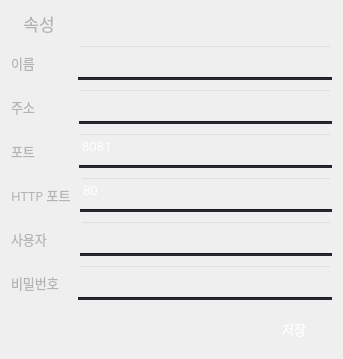
                <widget class="QWidget" name="widget_3" native="true">
                 <property name="maximumSize">
                  <size>
                   <width>16777215</width>
                   <height>360</height>
                  </size>
                 </property>
                 <layout class="QVBoxLayout" name="verticalLayout_9">
                  <property name="spacing">
                   <number>9</number>
                  </property>
                  <item>
                   <layout class="QHBoxLayout" name="horizontalLayout_4">
                    <item>
                     <widget class="QLabel" name="label">
                      <property name="minimumSize">
                       <size>
                        <width>56</width>
                        <height>0</height>
                       </size>
                      </property>
                      <property name="font">
                       <font>
                        <pointsize>13</pointsize>
                       </font>
                      </property>
                      <property name="styleSheet">
                       <string notr="true">color: rgb(179,179,179);</string>
                      </property>
                      <property name="text">
                       <string>속성</string>
                      </property>
                      <property name="alignment">
                       <set>Qt::AlignmentFlag::AlignCenter</set>
                      </property>
                     </widget>
                    </item>
                    <item>
                     <spacer name="horizontalSpacer_3">
                      <property name="orientation">
                       <enum>Qt::Orientation::Horizontal</enum>
                      </property>
                      <property name="sizeHint" stdset="0">
                       <size>
                        <width>40</width>
                        <height>20</height>
                       </size>
                      </property>
                     </spacer>
                    </item>
                   </layout>
                  </item>
                  <item>
                   <layout class="QHBoxLayout" name="horizontalLayout_5">
                    <property name="spacing">
                     <number>38</number>
                    </property>
                    <item>
                     <widget class="QLabel" name="nvr_name_label">
                      <property name="minimumSize">
                       <size>
                        <width>29</width>
                        <height>22</height>
                       </size>
                      </property>
                      <property name="maximumSize">
                       <size>
                        <width>999</width>
                        <height>999</height>
                       </size>
                      </property>
                      <property name="font">
                       <font>
                        <family>Sans</family>
                        <pointsize>10</pointsize>
                        <bold>false</bold>
                       </font>
                      </property>
                      <property name="styleSheet">
                       <string notr="true">color: rgb(179,179,179);
background-color: rgba(255, 255, 255, 0);</string>
                      </property>
                      <property name="text">
                       <string>이름</string>
                      </property>
                      <property name="alignment">
                       <set>Qt::AlignmentFlag::AlignLeading|Qt::AlignmentFlag::AlignLeft|Qt::AlignmentFlag::AlignVCenter</set>
                      </property>
                     </widget>
                    </item>
                    <item>
                     <layout class="QVBoxLayout" name="verticalLayout_4">
                      <property name="spacing">
                       <number>6</number>
                      </property>
                      <item>
                       <widget class="QLineEdit" name="nvr_name_input">
                        <property name="minimumSize">
                         <size>
                          <width>252</width>
                          <height>17</height>
                         </size>
                        </property>
                        <property name="maximumSize">
                         <size>
                          <width>999</width>
                          <height>999</height>
                         </size>
                        </property>
                        <property name="font">
                         <font>
                          <family>Sans</family>
                          <pointsize>10</pointsize>
                          <bold>false</bold>
                         </font>
                        </property>
                        <property name="focusPolicy">
                         <enum>Qt::FocusPolicy::StrongFocus</enum>
                        </property>
                        <property name="styleSheet">
                         <string notr="true">qproperty-frame: false;
font-size:10pt;
color: rgb(255, 255, 255);
background-color: rgba(255, 255, 255, 0);</string>
                        </property>
                        <property name="text">
                         <string/>
                        </property>
                       </widget>
                      </item>
                      <item>
                       <widget class="Line" name="nvr_name_input_line">
                        <property name="minimumSize">
                         <size>
                          <width>0</width>
                          <height>3</height>
                         </size>
                        </property>
                        <property name="maximumSize">
                         <size>
                          <width>999</width>
                          <height>3</height>
                         </size>
                        </property>
                        <property name="font">
                         <font>
                          <family>Sans</family>
                          <pointsize>5</pointsize>
                          <strikeout>false</strikeout>
                         </font>
                        </property>
                        <property name="contextMenuPolicy">
                         <enum>Qt::ContextMenuPolicy::NoContextMenu</enum>
                        </property>
                        <property name="autoFillBackground">
                         <bool>false</bool>
                        </property>
                        <property name="styleSheet">
                         <string notr="true">background-color: rgb(36, 39, 44)</string>
                        </property>
                        <property name="orientation">
                         <enum>Qt::Orientation::Horizontal</enum>
                        </property>
                       </widget>
                      </item>
                     </layout>
                    </item>
                   </layout>
                  </item>
                  <item>
                   <layout class="QHBoxLayout" name="horizontalLayout_6">
                    <property name="spacing">
                     <number>39</number>
                    </property>
                    <item>
                     <widget class="QLabel" name="nvr_ip_label">
                      <property name="minimumSize">
                       <size>
                        <width>29</width>
                        <height>22</height>
                       </size>
                      </property>
                      <property name="maximumSize">
                       <size>
                        <width>999</width>
                        <height>999</height>
                       </size>
                      </property>
                      <property name="font">
                       <font>
                        <family>Sans</family>
                        <pointsize>10</pointsize>
                        <bold>false</bold>
                       </font>
                      </property>
                      <property name="styleSheet">
                       <string notr="true">color: rgb(179,179,179);
background-color: rgba(255, 255, 255, 0);</string>
                      </property>
                      <property name="text">
                       <string>주소</string>
                      </property>
                      <property name="alignment">
                       <set>Qt::AlignmentFlag::AlignLeading|Qt::AlignmentFlag::AlignLeft|Qt::AlignmentFlag::AlignVCenter</set>
                      </property>
                     </widget>
                    </item>
                    <item>
                     <layout class="QVBoxLayout" name="verticalLayout_5">
                      <property name="spacing">
                       <number>6</number>
                      </property>
                      <item>
                       <widget class="QLineEdit" name="nvr_ip_input">
                        <property name="minimumSize">
                         <size>
                          <width>252</width>
                          <height>17</height>
                         </size>
                        </property>
                        <property name="maximumSize">
                         <size>
                          <width>999</width>
                          <height>999</height>
                         </size>
                        </property>
                        <property name="font">
                         <font>
                          <family>Sans</family>
                          <pointsize>10</pointsize>
                          <bold>false</bold>
                         </font>
                        </property>
                        <property name="focusPolicy">
                         <enum>Qt::FocusPolicy::StrongFocus</enum>
                        </property>
                        <property name="styleSheet">
                         <string notr="true">qproperty-frame: false;
font-size:10pt;
color: rgb(255, 255, 255);
background-color: rgba(255, 255, 255, 0);</string>
                        </property>
                        <property name="text">
                         <string/>
                        </property>
                       </widget>
                      </item>
                      <item>
                       <widget class="Line" name="nvr_ip_input_line">
                        <property name="minimumSize">
                         <size>
                          <width>0</width>
                          <height>3</height>
                         </size>
                        </property>
                        <property name="maximumSize">
                         <size>
                          <width>999</width>
                          <height>3</height>
                         </size>
                        </property>
                        <property name="font">
                         <font>
                          <family>Sans</family>
                          <pointsize>5</pointsize>
                          <strikeout>false</strikeout>
                         </font>
                        </property>
                        <property name="contextMenuPolicy">
                         <enum>Qt::ContextMenuPolicy::NoContextMenu</enum>
                        </property>
                        <property name="autoFillBackground">
                         <bool>false</bool>
                        </property>
                        <property name="styleSheet">
                         <string notr="true">background-color: rgb(36, 39, 44)</string>
                        </property>
                        <property name="orientation">
                         <enum>Qt::Orientation::Horizontal</enum>
                        </property>
                       </widget>
                      </item>
                     </layout>
                    </item>
                   </layout>
                  </item>
                  <item>
                   <layout class="QHBoxLayout" name="horizontalLayout_7">
                    <property name="spacing">
                     <number>39</number>
                    </property>
                    <item>
                     <widget class="QLabel" name="nvr_port_label">
                      <property name="minimumSize">
                       <size>
                        <width>29</width>
                        <height>22</height>
                       </size>
                      </property>
                      <property name="maximumSize">
                       <size>
                        <width>999</width>
                        <height>999</height>
                       </size>
                      </property>
                      <property name="font">
                       <font>
                        <family>Sans</family>
                        <pointsize>10</pointsize>
                        <bold>false</bold>
                       </font>
                      </property>
                      <property name="styleSheet">
                       <string notr="true">color: rgb(179,179,179);
background-color: rgba(255, 255, 255, 0);</string>
                      </property>
                      <property name="text">
                       <string>포트</string>
                      </property>
                      <property name="alignment">
                       <set>Qt::AlignmentFlag::AlignLeading|Qt::AlignmentFlag::AlignLeft|Qt::AlignmentFlag::AlignVCenter</set>
                      </property>
                     </widget>
                    </item>
                    <item>
                     <layout class="QVBoxLayout" name="verticalLayout_6">
                      <property name="spacing">
                       <number>6</number>
                      </property>
                      <item>
                       <widget class="QLineEdit" name="nvr_port_input">
                        <property name="minimumSize">
                         <size>
                          <width>252</width>
                          <height>17</height>
                         </size>
                        </property>
                        <property name="maximumSize">
                         <size>
                          <width>999</width>
                          <height>999</height>
                         </size>
                        </property>
                        <property name="font">
                         <font>
                          <family>Sans</family>
                          <pointsize>10</pointsize>
                          <bold>false</bold>
                         </font>
                        </property>
                        <property name="focusPolicy">
                         <enum>Qt::FocusPolicy::StrongFocus</enum>
                        </property>
                        <property name="styleSheet">
                         <string notr="true">qproperty-frame: false;
font-size:10pt;
color: rgb(255, 255, 255);
background-color: rgba(255, 255, 255, 0);</string>
                        </property>
                        <property name="text">
                         <string>8081</string>
                        </property>
                       </widget>
                      </item>
                      <item>
                       <widget class="Line" name="nvr_port_input_line">
                        <property name="minimumSize">
                         <size>
                          <width>0</width>
                          <height>3</height>
                         </size>
                        </property>
                        <property name="maximumSize">
                         <size>
                          <width>999</width>
                          <height>3</height>
                         </size>
                        </property>
                        <property name="font">
                         <font>
                          <family>Sans</family>
                          <pointsize>5</pointsize>
                          <strikeout>false</strikeout>
                         </font>
                        </property>
                        <property name="contextMenuPolicy">
                         <enum>Qt::ContextMenuPolicy::NoContextMenu</enum>
                        </property>
                        <property name="autoFillBackground">
                         <bool>false</bool>
                        </property>
                        <property name="styleSheet">
                         <string notr="true">background-color: rgb(36, 39, 44)</string>
                        </property>
                        <property name="orientation">
                         <enum>Qt::Orientation::Horizontal</enum>
                        </property>
                       </widget>
                      </item>
                     </layout>
                    </item>
                   </layout>
                  </item>
                  <item>
                   <layout class="QHBoxLayout" name="horizontalLayout_8">
                    <item>
                     <widget class="QLabel" name="nvr_http_port_label">
                      <property name="minimumSize">
                       <size>
                        <width>29</width>
                        <height>22</height>
                       </size>
                      </property>
                      <property name="maximumSize">
                       <size>
                        <width>999</width>
                        <height>999</height>
                       </size>
                      </property>
                      <property name="font">
                       <font>
                        <family>Sans</family>
                        <pointsize>10</pointsize>
                        <bold>false</bold>
                       </font>
                      </property>
                      <property name="styleSheet">
                       <string notr="true">color: rgb(179,179,179);
background-color: rgba(255, 255, 255, 0);</string>
                      </property>
                      <property name="text">
                       <string>HTTP 포트</string>
                      </property>
                      <property name="alignment">
                       <set>Qt::AlignmentFlag::AlignLeading|Qt::AlignmentFlag::AlignLeft|Qt::AlignmentFlag::AlignVCenter</set>
                      </property>
                     </widget>
                    </item>
                    <item>
                     <layout class="QVBoxLayout" name="verticalLayout_7">
                      <property name="spacing">
                       <number>6</number>
                      </property>
                      <item>
                       <widget class="QLineEdit" name="nvr_http_port_input">
                        <property name="minimumSize">
                         <size>
                          <width>252</width>
                          <height>17</height>
                         </size>
                        </property>
                        <property name="maximumSize">
                         <size>
                          <width>999</width>
                          <height>999</height>
                         </size>
                        </property>
                        <property name="font">
                         <font>
                          <family>Sans</family>
                          <pointsize>10</pointsize>
                          <bold>false</bold>
                         </font>
                        </property>
                        <property name="focusPolicy">
                         <enum>Qt::FocusPolicy::StrongFocus</enum>
                        </property>
                        <property name="styleSheet">
                         <string notr="true">qproperty-frame: false;
font-size:10pt;
color: rgb(255, 255, 255);
background-color: rgba(255, 255, 255, 0);</string>
                        </property>
                        <property name="text">
                         <string>80</string>
                        </property>
                       </widget>
                      </item>
                      <item>
                       <widget class="Line" name="nvr_http_port_input_line">
                        <property name="minimumSize">
                         <size>
                          <width>0</width>
                          <height>3</height>
                         </size>
                        </property>
                        <property name="maximumSize">
                         <size>
                          <width>999</width>
                          <height>3</height>
                         </size>
                        </property>
                        <property name="font">
                         <font>
                          <family>Sans</family>
                          <pointsize>5</pointsize>
                          <strikeout>false</strikeout>
                         </font>
                        </property>
                        <property name="contextMenuPolicy">
                         <enum>Qt::ContextMenuPolicy::NoContextMenu</enum>
                        </property>
                        <property name="autoFillBackground">
                         <bool>false</bool>
                        </property>
                        <property name="styleSheet">
                         <string notr="true">background-color: rgb(36, 39, 44)</string>
                        </property>
                        <property name="orientation">
                         <enum>Qt::Orientation::Horizontal</enum>
                        </property>
                       </widget>
                      </item>
                     </layout>
                    </item>
                   </layout>
                  </item>
                  <item>
                   <layout class="QHBoxLayout" name="horizontalLayout_9">
                    <property name="spacing">
                     <number>33</number>
                    </property>
                    <item>
                     <widget class="QLabel" name="nvr_id_label">
                      <property name="minimumSize">
                       <size>
                        <width>29</width>
                        <height>22</height>
                       </size>
                      </property>
                      <property name="maximumSize">
                       <size>
                        <width>999</width>
                        <height>999</height>
                       </size>
                      </property>
                      <property name="font">
                       <font>
                        <family>Sans</family>
                        <pointsize>10</pointsize>
                        <bold>false</bold>
                       </font>
                      </property>
                      <property name="styleSheet">
                       <string notr="true">color: rgb(179,179,179);
background-color: rgba(255, 255, 255, 0);</string>
                      </property>
                      <property name="text">
                       <string>사용자</string>
                      </property>
                      <property name="alignment">
                       <set>Qt::AlignmentFlag::AlignLeading|Qt::AlignmentFlag::AlignLeft|Qt::AlignmentFlag::AlignVCenter</set>
                      </property>
                     </widget>
                    </item>
                    <item>
                     <layout class="QVBoxLayout" name="verticalLayout_8">
                      <property name="spacing">
                       <number>6</number>
                      </property>
                      <item>
                       <widget class="QLineEdit" name="nvr_id_input">
                        <property name="minimumSize">
                         <size>
                          <width>252</width>
                          <height>17</height>
                         </size>
                        </property>
                        <property name="maximumSize">
                         <size>
                          <width>999</width>
                          <height>999</height>
                         </size>
                        </property>
                        <property name="font">
                         <font>
                          <family>Sans</family>
                          <pointsize>10</pointsize>
                          <bold>false</bold>
                         </font>
                        </property>
                        <property name="focusPolicy">
                         <enum>Qt::FocusPolicy::StrongFocus</enum>
                        </property>
                        <property name="styleSheet">
                         <string notr="true">qproperty-frame: false;
font-size:10pt;
color: rgb(255, 255, 255);
background-color: rgba(255, 255, 255, 0);</string>
                        </property>
                        <property name="text">
                         <string/>
                        </property>
                       </widget>
                      </item>
                      <item>
                       <widget class="Line" name="nvr_id_input_line">
                        <property name="minimumSize">
                         <size>
                          <width>0</width>
                          <height>3</height>
                         </size>
                        </property>
                        <property name="maximumSize">
                         <size>
                          <width>999</width>
                          <height>3</height>
                         </size>
                        </property>
                        <property name="font">
                         <font>
                          <family>Sans</family>
                          <pointsize>5</pointsize>
                          <strikeout>false</strikeout>
                         </font>
                        </property>
                        <property name="contextMenuPolicy">
                         <enum>Qt::ContextMenuPolicy::NoContextMenu</enum>
                        </property>
                        <property name="autoFillBackground">
                         <bool>false</bool>
                        </property>
                        <property name="styleSheet">
                         <string notr="true">background-color: rgb(36, 39, 44)</string>
                        </property>
                        <property name="orientation">
                         <enum>Qt::Orientation::Horizontal</enum>
                        </property>
                       </widget>
                      </item>
                     </layout>
                    </item>
                   </layout>
                  </item>
                  <item>
                   <layout class="QHBoxLayout" name="horizontalLayout_10">
                    <property name="spacing">
                     <number>19</number>
                    </property>
                    <item>
                     <widget class="QLabel" name="nvr_passward_label">
                      <property name="minimumSize">
                       <size>
                        <width>29</width>
                        <height>22</height>
                       </size>
                      </property>
                      <property name="maximumSize">
                       <size>
                        <width>999</width>
                        <height>999</height>
                       </size>
                      </property>
                      <property name="font">
                       <font>
                        <family>Sans</family>
                        <pointsize>10</pointsize>
                        <bold>false</bold>
                       </font>
                      </property>
                      <property name="styleSheet">
                       <string notr="true">color: rgb(179,179,179);
background-color: rgba(255, 255, 255, 0);</string>
                      </property>
                      <property name="text">
                       <string>비밀번호</string>
                      </property>
                      <property name="alignment">
                       <set>Qt::AlignmentFlag::AlignLeading|Qt::AlignmentFlag::AlignLeft|Qt::AlignmentFlag::AlignVCenter</set>
                      </property>
                     </widget>
                    </item>
                    <item>
                     <layout class="QVBoxLayout" name="verticalLayout_12">
                      <property name="spacing">
                       <number>6</number>
                      </property>
                      <item>
                       <widget class="QLineEdit" name="nvr_passward_input">
                        <property name="minimumSize">
                         <size>
                          <width>252</width>
                          <height>17</height>
                         </size>
                        </property>
                        <property name="maximumSize">
                         <size>
                          <width>999</width>
                          <height>999</height>
                         </size>
                        </property>
                        <property name="font">
                         <font>
                          <family>Sans</family>
                          <pointsize>10</pointsize>
                          <bold>false</bold>
                         </font>
                        </property>
                        <property name="focusPolicy">
                         <enum>Qt::FocusPolicy::StrongFocus</enum>
                        </property>
                        <property name="styleSheet">
                         <string notr="true">qproperty-frame: false;
font-size:10pt;
color: rgb(255, 255, 255);
background-color: rgba(255, 255, 255, 0);</string>
                        </property>
                        <property name="text">
                         <string/>
                        </property>
                        <property name="echoMode">
                         <enum>QLineEdit::EchoMode::Password</enum>
                        </property>
                       </widget>
                      </item>
                      <item>
                       <widget class="Line" name="nvr_passward_input_line">
                        <property name="minimumSize">
                         <size>
                          <width>0</width>
                          <height>3</height>
                         </size>
                        </property>
                        <property name="maximumSize">
                         <size>
                          <width>999</width>
                          <height>3</height>
                         </size>
                        </property>
                        <property name="font">
                         <font>
                          <family>Sans</family>
                          <pointsize>5</pointsize>
                          <strikeout>false</strikeout>
                         </font>
                        </property>
                        <property name="contextMenuPolicy">
                         <enum>Qt::ContextMenuPolicy::NoContextMenu</enum>
                        </property>
                        <property name="autoFillBackground">
                         <bool>false</bool>
                        </property>
                        <property name="styleSheet">
                         <string notr="true">background-color: rgb(36, 39, 44)</string>
                        </property>
                        <property name="orientation">
                         <enum>Qt::Orientation::Horizontal</enum>
                        </property>
                       </widget>
                      </item>
                     </layout>
                    </item>
                   </layout>
                  </item>
                  <item>
                   <layout class="QHBoxLayout" name="horizontalLayout_11">
                    <item>
                     <spacer name="horizontalSpacer_4">
                      <property name="orientation">
                       <enum>Qt::Orientation::Horizontal</enum>
                      </property>
                      <property name="sizeHint" stdset="0">
                       <size>
                        <width>40</width>
                        <height>20</height>
                       </size>
                      </property>
                     </spacer>
                    </item>
                    <item>
                     <widget class="QPushButton" name="nvr_save_bnt">
                      <property name="sizePolicy">
                       <sizepolicy hsizetype="Expanding" vsizetype="Expanding">
                        <horstretch>0</horstretch>
                        <verstretch>0</verstretch>
                       </sizepolicy>
                      </property>
                      <property name="minimumSize">
                       <size>
                        <width>76</width>
                        <height>39</height>
                       </size>
                      </property>
                      <property name="maximumSize">
                       <size>
                        <width>76</width>
                        <height>39</height>
                       </size>
                      </property>
                      <property name="font">
                       <font>
                        <family>Sans</family>
                        <pointsize>10</pointsize>
                       </font>
                      </property>
                      <property name="cursor">
                       <cursorShape>PointingHandCursor</cursorShape>
                      </property>
                      <property name="styleSheet">
                       <string notr="true">background-color: qlineargradient(
    spread:pad,
    x1:0, y1:0, x2:0, y2:1,
    stop:0.0 rgba(112, 210, 112, 255),
    stop:0.3 rgba(0, 196, 0, 255)
);

color: rgb(255, 255, 255);
border-radius: 12px;
</string>
                      </property>
                      <property name="text">
                       <string>저장</string>
                      </property>
                     </widget>
                    </item>
                   </layout>
                  </item>
                 </layout>
                </widget>
